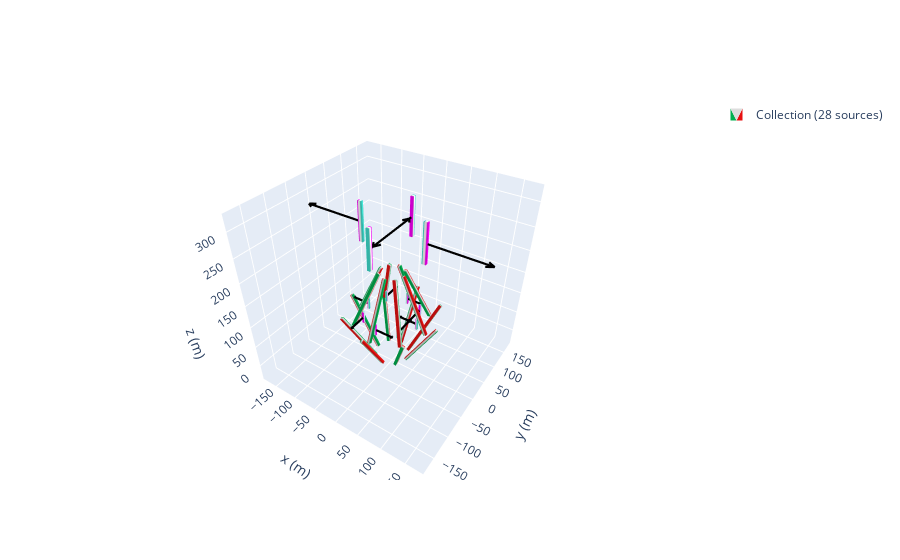

The notebook cell this image was saved under:
### Code cell
zeeman_prof = magpy.Collection()
j = 30
n = 8
a = 0# distance it circles aroundthe center 
c = 30 #angle of first bar
d =  24#angle of second bar
b = -190# distnace the two section of the array are apart from each other
k = -100 #the first and second magnent are apart
e = 40
l = -5
p= -20# distance the thrid and 4th magnet are apart from each other
m  = -42
mystyle = mstyle = dict(
    mode="color+arrow",
    color=dict(north="magenta", middle="white", south="turquoise"),
    arrow=dict(width=2, color="k")
)
angles = np.linspace(0, 360, n, endpoint=False)
for i in angles:
    cube1= magpy.magnet.Cuboid(
    dimension=(6,6,125),
    polarization=(-(1.080),0,0),
    position=(70+a+l,0,140+k))
    cube2 = magpy.magnet.Cuboid(dimension= (4,4,25),
    polarization=(-1.17,0,0),
    position=(60+a+l,0,50+e),style_magnetization = mystyle)
    cube3= magpy.magnet.Cuboid(
    dimension=(6,6,125),
    polarization=(1.08,0,0),
    position=(91.5+m,0,320+b))
 
#     cube5 = magpy.magnet.Cuboid(dimension= (4,4,25),
#     polarization=(-1.17,0,0),
#     position=(90+a+p+m,0,190))

#     cube6 = magpy.magnet.Cuboid(dimension= (4,4,25),
#     polarization=(-1.17,0,0),
#     position=(80+a+p+m,0,200),
# )
   


    cube1.rotate_from_angax(i, 'z')
    cube1.rotate_from_angax(c, 'y',)
    cube1.rotate_from_angax(i, 'z', anchor=0)
 
 
    cube2.rotate_from_angax(i, 'z',anchor = 0)
    cube2.rotate_from_angax(i, 'z')
    cube3.rotate_from_angax(i, 'z', anchor=0)
    cube3.rotate_from_angax(-d, 'y')
    cube3.rotate_from_angax(i, 'z')
  
    #cube4.rotate_from_angax(i, 'z', anchor=0)
    #cube4.rotate_from_angax(-d, 'y')
    #cube4.rotate_from_angax(i, 'z')
    

    zeeman_prof.add(cube1)
    zeeman_prof.add(cube2)
    zeeman_prof.add(cube3)
    #zeeman_prof.add(cube4)
    # zeeman_prof.add(cube5)
    # zeeman_prof.add(cube6)
    j = j+1


tfmot = magpy.Collection()
N = 4
angles = np.linspace(0,360,N,endpoint=False)
pol = [0,180,0,180]
l = 35
halbach = magpy.Collection()
mystyle = mstyle = dict(
    mode="color+arrow",
    color=dict(north="magenta", middle="white", south="turquoise"),
    arrow=dict(width=2, color="k"),
)
for a in range(len(angles)):
    cube= magpy.magnet.Cuboid(
    dimension=(8,6,80),
    polarization=(1.17,0,0),
    position=(30+l,0,270),
    style_magnetization = mystyle)
    print(a)
    cube.rotate_from_angax(angles[a], 'z',anchor = 0)
    cube.rotate_from_angax(pol[a], 'z')

    tfmot.add(cube)

b_tot = magpy.Collection()
b_tot.add(zeeman_prof,tfmot,override_parent=True)
b_tot.show()

### Figure 1 — Plotly figure (JSON) as saved in the notebook; plotly's stock layout.template omitted (floating-point values rounded to 4 significant figures; data arrays with more than 128 entries replaced by an {"elided": "..."} marker saying what was removed)
{"data": [{"color": "#2e91e5", "colorscale": [[0, "#00b050"], [0.16, "#00b050"], [0.26, "#dddddd"], [0.74, "#dddddd"], [0.84, "#e71111"], [1, "#e71111"]], "i": {"elided": "192 int values"}, "intensity": [1, 1, 0, 0, 1, 1, 0, 0, 0, 0, 1, 1, 0, 0, 1, 1, 1, 1, 0, 0, 1, 1, 0, 0, 0, 0, 1, 1, 0, 0, 1, 1, 1, 1, 0, 0, 1, 1, 0, 0, 0, 0, 1, 1, 0, 0, 1, 1, 1, 1, 0, 0, 1, 1, 0, 0, 0, 0, 1, 1, 0, 0, 1, 1, 1, 1, 0, 0, 1, 1, 0, 0, 0, 0, 1, 1, 0, 0, 1, 1, 1, 1, 0, 0, 1, 1, 0, 0, 0, 0, 1, 1, 0, 0, 1, 1, 1, 1, 0, 0, 1, 1, 0, 0, 0, 0, 1, 1, 0, 0, 1, 1, 1, 1, 0, 0, 1, 1, 0, 0, 0, 0, 1, 1, 0, 0, 1, 1], "j": {"elided": "192 int values"}, "k": {"elided": "192 int values"}, "legendgroup": "Collection(id=1909955890352)", "name": "Collection (28 sources)", "opacity": 1, "showlegend": true, "showscale": false, "type": "mesh3d", "x": [31.15, 31.15, 36.35, 36.35, 93.65, 93.65, 98.85, 98.85, 72.18, 72.18, 77.66, 77.66, 21.34, 21.34, 26.82, 26.82, 26.86, 21.27, 20.86, 26.46, 71.06, 65.46, 65.06, 70.66, 55.98, 50.24, 49.98, 55.72, 20.03, 14.29, 14.03, 19.77, 3.0, 3.0, -3.0, -3.0, 3.0, 3.0, -3.0, -3.0, 3.0, 3.0, -3.0, -3.0, 3.0, 3.0, -3.0, -3.0, -26.46, -20.86, -21.27, -26.86, -70.66, -65.06, -65.46, -71.06, -55.72, -49.98, -50.24, -55.98, -19.77, -14.03, -14.29, -20.03, -36.35, -36.35, -31.15, -31.15, -98.85, -98.85, -93.65, -93.65, -77.66, -77.66, -72.18, -72.18, -26.82, -26.82, -21.34, -21.34, -20.86, -26.46, -26.86, -21.27, -65.06, -70.66, -71.06, -65.46, -49.98, -55.72, -55.98, -50.24, -14.03, -19.77, -20.03, -14.29, 3.0, 3.0, -3.0, -3.0, 3.0, 3.0, -3.0, -3.0, 3.0, 3.0, -3.0, -3.0, 3.0, 3.0, -3.0, -3.0, 21.27, 26.86, 26.46, 20.86, 65.46, 71.06, 70.66, 65.06, 50.24, 55.98, 55.72, 49.98, 14.29, 20.03, 19.77, 14.03], "y": [-3, 3, 3, -3, -3, 3, 3, -3, -3.0, 3.0, 3.0, -3.0, -3.0, 3.0, 3.0, -3.0, 20.86, 21.27, 26.86, 26.46, 65.06, 65.46, 71.06, 70.66, 49.98, 50.24, 55.98, 55.72, 14.03, 14.29, 20.03, 19.77, 36.35, 31.15, 31.15, 36.35, 98.85, 93.65, 93.65, 98.85, 77.66, 72.18, 72.18, 77.66, 26.82, 21.34, 21.34, 26.82, 26.46, 26.86, 21.27, 20.86, 70.66, 71.06, 65.46, 65.06, 55.72, 55.98, 50.24, 49.98, 19.77, 20.03, 14.29, 14.03, -3.0, 3.0, 3.0, -3.0, -3.0, 3.0, 3.0, -3.0, -3.0, 3.0, 3.0, -3.0, -3.0, 3.0, 3.0, -3.0, -26.86, -26.46, -20.86, -21.27, -71.06, -70.66, -65.06, -65.46, -55.98, -55.72, -49.98, -50.24, -20.03, -19.77, -14.03, -14.29, -31.15, -36.35, -36.35, -31.15, -93.65, -98.85, -98.85, -93.65, -72.18, -77.66, -77.66, -72.18, -21.34, -26.82, -26.82, -21.34, -21.27, -20.86, -26.46, -26.86, -65.46, -65.06, -70.66, -71.06, -50.24, -49.98, -55.72, -55.98, -14.29, -14.03, -19.77, -20.03], "z": [-12.63, -12.63, -15.63, -15.63, 95.63, 95.63, 92.63, 92.63, 71.68, 71.68, 74.12, 74.12, 185.9, 185.9, 188.3, 188.3, -14.13, -12.01, -14.13, -16.25, 94.13, 96.25, 94.13, 92.01, 72.9, 71.18, 72.9, 74.63, 187.1, 185.4, 187.1, 188.8, -15.63, -12.63, -12.63, -15.63, 92.63, 95.63, 95.63, 92.63, 74.12, 71.68, 71.68, 74.12, 188.3, 185.9, 185.9, 188.3, -16.25, -14.13, -12.01, -14.13, 92.01, 94.13, 96.25, 94.13, 74.63, 72.9, 71.18, 72.9, 188.8, 187.1, 185.4, 187.1, -15.63, -15.63, -12.63, -12.63, 92.63, 92.63, 95.63, 95.63, 74.12, 74.12, 71.68, 71.68, 188.3, 188.3, 185.9, 185.9, -14.13, -16.25, -14.13, -12.01, 94.13, 92.01, 94.13, 96.25, 72.9, 74.63, 72.9, 71.18, 187.1, 188.8, 187.1, 185.4, -12.63, -15.63, -15.63, -12.63, 95.63, 92.63, 92.63, 95.63, 71.68, 74.12, 74.12, 71.68, 185.9, 188.3, 188.3, 185.9, -12.01, -14.13, -16.25, -14.13, 96.25, 94.13, 92.01, 94.13, 71.18, 72.9, 74.63, 72.9, 185.4, 187.1, 188.8, 187.1]}, {"color": "#2e91e5", "colorscale": [[0, "turquoise"], [0.16, "turquoise"], [0.26, "white"], [0.74, "white"], [0.84, "magenta"], [1, "magenta"]], "i": {"elided": "144 int values"}, "intensity": [1, 1, 0, 0, 1, 1, 0, 0, 1, 1, 0, 0, 1, 1, 0, 0, 1, 1, 0, 0, 1, 1, 0, 0, 1, 1, 0, 0, 1, 1, 0, 0, 1, 1, 0, 0, 1, 1, 0, 0, 1, 1, 0, 0, 1, 1, 0, 0, 1, 1, 0, 0, 1, 1, 0, 0, 1, 1, 0, 0, 1, 1, 0, 0, 0, 0, 1, 1, 0, 0, 1, 1, 0, 0, 1, 1, 0, 0, 1, 1, 0, 0, 1, 1, 0, 0, 1, 1, 0, 0, 1, 1, 0, 0, 1, 1], "j": {"elided": "144 int values"}, "k": {"elided": "144 int values"}, "legendgroup": "Collection(id=1909955890352)", "name": "Collection (28 sources)", "opacity": 1, "showlegend": false, "showscale": false, "type": "mesh3d", "x": [53, 53, 57, 57, 53, 53, 57, 57, 40.89, 36.89, 36.89, 40.89, 40.89, 36.89, 36.89, 40.89, 2.0, 2.0, -2.0, -2.0, 2.0, 2.0, -2.0, -2.0, -40.89, -36.89, -36.89, -40.89, -40.89, -36.89, -36.89, -40.89, -57, -57, -53, -53, -57, -57, -53, -53, -36.89, -40.89, -40.89, -36.89, -36.89, -40.89, -40.89, -36.89, 2.0, 2.0, -2.0, -2.0, 2.0, 2.0, -2.0, -2.0, 36.89, 40.89, 40.89, 36.89, 36.89, 40.89, 40.89, 36.89, 61, 61, 69, 69, 61, 61, 69, 69, -3.0, 3.0, 3.0, -3.0, -3.0, 3.0, 3.0, -3.0, -61, -61, -69, -69, -61, -61, -69, -69, 3.0, -3.0, -3.0, 3.0, 3.0, -3.0, -3.0, 3.0], "y": [-2, 2, 2, -2, -2, 2, 2, -2, 36.89, 36.89, 40.89, 40.89, 36.89, 36.89, 40.89, 40.89, 57, 53, 53, 57, 57, 53, 53, 57, 40.89, 40.89, 36.89, 36.89, 40.89, 40.89, 36.89, 36.89, -2.0, 2.0, 2.0, -2.0, -2.0, 2.0, 2.0, -2.0, -40.89, -40.89, -36.89, -36.89, -40.89, -40.89, -36.89, -36.89, -53, -57, -57, -53, -53, -57, -57, -53, -36.89, -36.89, -40.89, -40.89, -36.89, -36.89, -40.89, -40.89, -3, 3, 3, -3, -3, 3, 3, -3, 69, 69, 61, 61, 69, 69, 61, 61, 3.0, -3.0, -3.0, 3.0, 3.0, -3.0, -3.0, 3.0, -69, -69, -61, -61, -69, -69, -61, -61], "z": [77.5, 77.5, 77.5, 77.5, 102.5, 102.5, 102.5, 102.5, 77.5, 77.5, 77.5, 77.5, 102.5, 102.5, 102.5, 102.5, 77.5, 77.5, 77.5, 77.5, 102.5, 102.5, 102.5, 102.5, 77.5, 77.5, 77.5, 77.5, 102.5, 102.5, 102.5, 102.5, 77.5, 77.5, 77.5, 77.5, 102.5, 102.5, 102.5, 102.5, 77.5, 77.5, 77.5, 77.5, 102.5, 102.5, 102.5, 102.5, 77.5, 77.5, 77.5, 77.5, 102.5, 102.5, 102.5, 102.5, 77.5, 77.5, 77.5, 77.5, 102.5, 102.5, 102.5, 102.5, 230, 230, 230, 230, 310, 310, 310, 310, 230, 230, 230, 230, 310, 310, 310, 310, 230, 230, 230, 230, 310, 310, 310, 310, 230, 230, 230, 230, 310, 310, 310, 310]}, {"legendgroup": "Collection(id=1909955890352)", "line": {"color": "black", "dash": "solid", "width": 4.4}, "mode": "lines", "name": "Collection (28 sources)", "opacity": 1, "showlegend": false, "type": "scatter3d", "x": [null, 55, 17.5, 21.25, 17.5, 21.25, 17.5, 17.5, null, 38.89, 38.89, 41.14, 38.89, 36.64, 38.89, 38.89, null, 1.221e-14, 37.5, 33.75, 37.5, 33.75, 37.5, 37.5, null, -38.89, -38.89, -41.14, -38.89, -36.64, -38.89, -38.89, null, -55, -92.5, -88.75, -92.5, -88.75, -92.5, -92.5, null, -38.89, -38.89, -36.64, -38.89, -41.14, -38.89, -38.89, null, -1.221e-14, 37.5, 33.75, 37.5, 33.75, 37.5, 37.5, null, 38.89, 38.89, 36.64, 38.89, 41.14, 38.89, 38.89, null, 65, 185.0, 173.0, 185.0, 173.0, 185.0, 185.0, null, 1.443e-14, 1.443e-14, 7.2, 1.443e-14, -7.2, 1.443e-14, 1.443e-14, null, -65, -185.0, -173.0, -185.0, -173.0, -185.0, -185.0, null, -1.443e-14, -1.443e-14, -7.2, -1.443e-14, 7.2, -1.443e-14, -1.443e-14], "y": [null, 0, 8.327e-15, -2.25, 8.327e-15, 2.25, 8.327e-15, 8.327e-15, null, 38.89, 1.391, 5.141, 1.391, 5.141, 1.391, 1.391, null, 55, 55.0, 57.25, 55.0, 52.75, 55.0, 55.0, null, 38.89, 76.39, 72.64, 76.39, 72.64, 76.39, 76.39, null, 6.735e-15, 2.425e-14, -2.25, 2.425e-14, 2.25, 2.425e-14, 2.425e-14, null, -38.89, -76.39, -72.64, -76.39, -72.64, -76.39, -76.39, null, -55, -55.0, -52.75, -55.0, -57.25, -55.0, -55.0, null, -38.89, -1.391, -5.141, -1.391, -5.141, -1.391, -1.391, null, 0, 2.665e-14, 7.2, 2.665e-14, -7.2, 2.665e-14, 2.665e-14, null, 65, -55.0, -43.0, -55.0, -43.0, -55.0, -55.0, null, 7.96e-15, -3.99e-15, -7.2, -3.99e-15, 7.2, -3.99e-15, -3.99e-15, null, -65, 55.0, 43.0, 55.0, 43.0, 55.0, 55.0], "z": [null, 90, 90, 90, 90, 90, 90, 90, null, 90, 90, 90, 90, 90, 90, 90, null, 90, 90, 90, 90, 90, 90, 90, null, 90, 90, 90, 90, 90, 90, 90, null, 90, 90, 90, 90, 90, 90, 90, null, 90, 90, 90, 90, 90, 90, 90, null, 90, 90, 90, 90, 90, 90, 90, null, 90, 90, 90, 90, 90, 90, 90, null, 270, 270, 270, 270, 270, 270, 270, null, 270, 270, 270, 270, 270, 270, 270, null, 270, 270, 270, 270, 270, 270, 270, null, 270, 270, 270, 270, 270, 270, 270]}], "layout": {"legend": {"itemsizing": "constant"}, "scene": {"aspectmode": "manual", "aspectratio": {"x": 1, "y": 1, "z": 1}, "camera": {"eye": {"x": 1, "y": -1.5, "z": 1.4}}, "xaxis": {"autorange": false, "range": [-185.0, 185.0], "title": {"text": "x (m)"}}, "yaxis": {"autorange": false, "range": [-185.0, 185.0], "title": {"text": "y (m)"}}, "zaxis": {"autorange": false, "range": [-38.12, 331.9], "title": {"text": "z (m)"}}}}}
